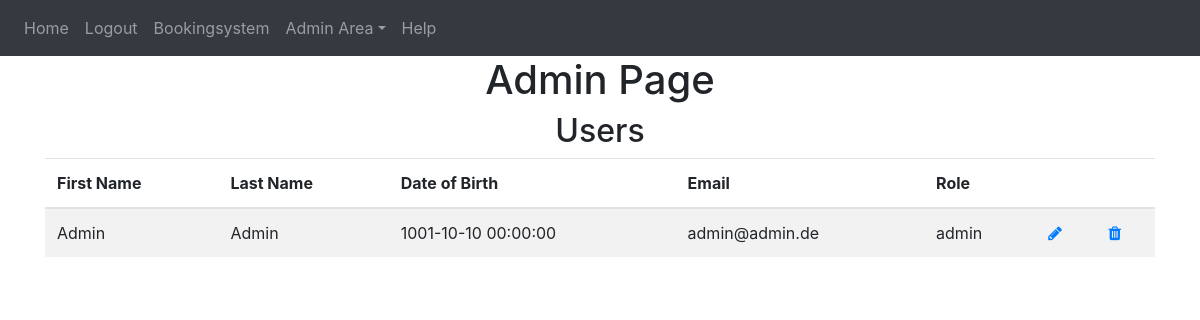
Page /admin-area/user (signed in) on the earlier database version.
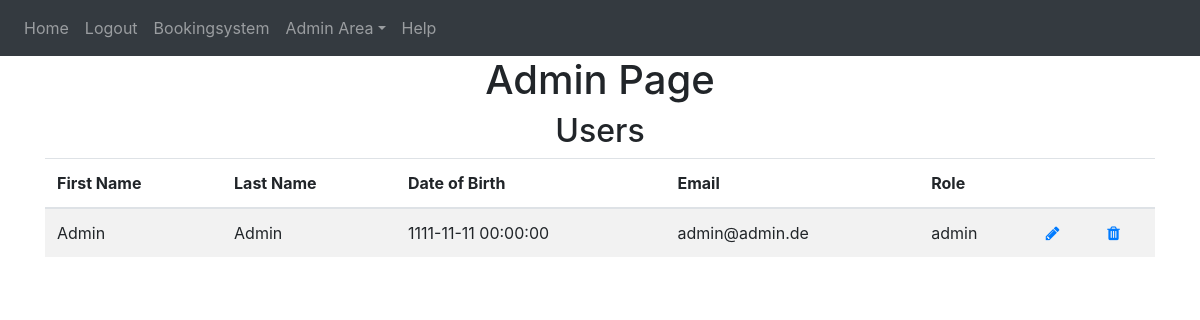
Same page on the later database version.
### website/models.py (models this page shows)
class User(db.Model, UserMixin):
    id = db.Column(db.Integer, primary_key=True)
    email = db.Column(db.String(150), unique=True)
    password = db.Column(db.String(150))
    first_name = db.Column(db.String(150))
    last_name = db.Column(db.String(150))
    birth_date = db.Column(db.DateTime)
    role = db.Column(db.String(10))
    seats = db.relationship('Seat')

### website/admin.py (the view)
@admins.route('/user', methods=['GET', 'POST'])
@login_required
def admin_user():
    if current_user.role == 'admin':
        users = User.query.all()
        return render_template('admin_user.html', user=current_user, users=users)
    else:
        flash('You need do be an Admin to access!!', category='error')
        return redirect(url_for('views.home'))

### website/__init__.py (called while the page is built)
def create_app():
    from .views import views
    from .auth import auth
    from .admin import admins
    from .models import User, Seat
    app = Flask(__name__)
    app.config['SECRET_KEY'] = 'hjshjhdjah kjshkjdhjs'
    app.config['SQLALCHEMY_DATABASE_URI'] = f'sqlite:///{DB_NAME}'
    app.config['FLASK_ADMIN_SWATCH'] = 'cerulean'
    app.register_blueprint(views, url_prefix='/')
    app.register_blueprint(auth, url_prefix='/')
    app.register_blueprint(admins, url_prefix='/admin-area')
    db.init_app(app)
    create_database(app)
    login_manager = LoginManager()
    login_manager.login_view = 'auth.login'
    login_manager.init_app(app)
    @login_manager.user_loader
    def load_user(id):
        return User.query.get(int(id))
    return app

### website/templates/admin_user.html
{% extends "base.html" %} {% block title %}Admin{% endblock %}
{% block content%}
<h1 align="center">Admin Page</h1>
<h2 align="center">Users</h2>
<table class="table table-striped" id="users">
    <thead>
        <tr>
        <th scope="col">First Name</th>
        <th scope="col">Last Name</th>
        <th scope="col">Date of Birth</th>
        <th scope="col">Email</th>
        <th scope="col">Role</th>
        <th scope="col"></th>
        <th scope="col"></th>
        </tr>
    </thead>
    <tbody>
        {% for user in users %}
        <tr>
        <td>{{user.first_name}}</td>
        <td>{{user.last_name}} </td>
        <td>{{user.birth_date}}</td>
        <td>{{user.email}}</td>
        <td>{{user.role}}</td>
        <td><a class="icon" href="{{url_for('admins.update_user', id=user.id)}}" >
            <span class="fa fa-pencil glyphicon glyphicon-pencil"></span></a></td>
        <td><a class="icon" href="{{url_for('admins.delete_user', id=user.id)}}">
            <span class="fa fa-trash glyphicon glyphicon-trash"></span>
        </a></td>
        </tr>
        {% endfor %}
    </tbody>
{% endblock %}

### website/templates/base.html (shortened to what this page needs)
<!DOCTYPE html>
<html>
  <head>
    <link
      rel="stylesheet"
      href="https://cdn.jsdelivr.net/npm/bootstrap@4.0.0/dist/css/bootstrap.min.css"
/>
    <link
      rel="stylesheet"
      href="https://stackpath.bootstrapcdn.com/font-awesome/4.7.0/css/font-awesome.min.css"
/>
  </head>
  <body>
    <nav class="navbar navbar-expand-lg navbar-dark bg-dark">
      <div class="collapse navbar-collapse" id="navbar">
        <div class="navbar-nav" role="tablist">
          {% if user.is_authenticated %}
          <a class="nav-item nav-link" id="home" href="/">Home</a>
          <a class="nav-item nav-link" id="logout" href="/logout">Logout</a>
          <a class="nav-item nav-link" id="bookingsystem" href="/bookingsystem">Bookingsystem</a>
            {% if current_user.role == 'admin' %}
            <a class="nav-item dropdown">
              <a class="nav-link dropdown-toggle" data-toggle="dropdown" id="admin-area">Admin Area</a>
            </a>
            {% endif %}
          <a class="nav-item nav-link" id="help" href="/help">Help</a>
          {% else %}
          <a class="nav-item nav-link" id="login" href="/login">Login</a>
          <a class="nav-item nav-link" id="signUp" href="/sign-up">Sign Up</a>
          {% endif %}
        </div>
      </div>
    </nav>
    <div class="container">{% block content %} {% endblock %}</div>
  </body>
</html>

Differences in the rows shown:
changed User "Admin": birth_date "1001-10-10 00:00:00" → "1111-11-11 00:00:00"
